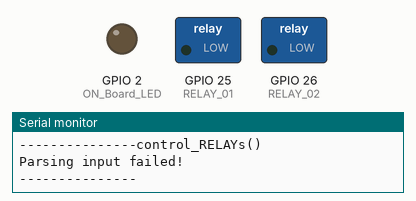
A sketch run on a simulated ESP32. Parts: switched loads named in the sketch (green lamp = pin HIGH), output pins drawn as LEDs (lit = HIGH), the last lines printed to the serial monitor. WiFi joins after 1.5 s; servers stay silent unless stated; uploads are accepted with an empty reply.

Above: at 6.2 s.
At 12.21 s:
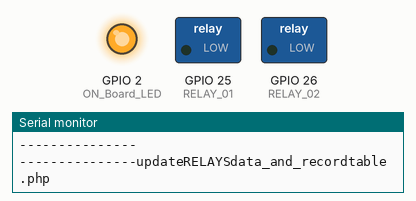
Timing chart, 0 to 12.5 s (numbered marks = the images above):
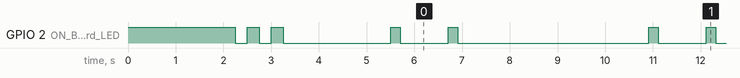

The sketch:

controlRelays.ino
```cpp
#include <WiFi.h>
#include <HTTPClient.h>
#include <Arduino_JSON.h>

// Defines the Digital Pin of the "On Board LED".
#define ON_Board_LED 2

// Defines GPIO 13 as RELAY_1.
#define RELAY_01 25

// Defines GPIO 12 as RELAY_2.
#define RELAY_02 26


const char* ssid = "Anhtony";
const char* password = "123456789";

//======================================== Variables for HTTP POST request data.
String postData = ""; //--> Variables sent for HTTP POST request data.
String payload = "";  //--> Variable for receiving response from HTTP POST.

void control_RELAYs() {
  Serial.println();
  Serial.println("---------------control_RELAYs()");
  JSONVar myObject = JSON.parse(payload);

  // JSON.typeof(jsonVar) can be used to get the type of the var
  if (JSON.typeof(myObject) == "undefined") {
    Serial.println("Parsing input failed!");
    Serial.println("---------------");
    return;
  }

  if (myObject.hasOwnProperty("RELAY_01")) {
    Serial.print("myObject[\"RELAY_01\"] = ");
    Serial.println(myObject["RELAY_01"]);
  }

  if (myObject.hasOwnProperty("RELAY_02")) {
    Serial.print("myObject[\"RELAY_02\"] = ");
    Serial.println(myObject["RELAY_02"]);
  }

  if(strcmp(myObject["RELAY_01"], "ON") == 0)   {digitalWrite(RELAY_01, HIGH);  Serial.println("RELAY 01 ON"); }
  if(strcmp(myObject["RELAY_01"], "OFF") == 0)  {digitalWrite(RELAY_01, LOW);   Serial.println("RELAY 01 OFF");}
  if(strcmp(myObject["RELAY_02"], "ON") == 0)   {digitalWrite(RELAY_02, HIGH);  Serial.println("RELAY 02 ON"); }
  if(strcmp(myObject["RELAY_02"], "OFF") == 0)  {digitalWrite(RELAY_02, LOW);   Serial.println("RELAY 02 OFF");}

  Serial.println("---------------");
}

void setup() {
  // put your setup code here, to run once:

  Serial.begin(115200); //--> Initialize serial communications with the PC.

  pinMode(ON_Board_LED,OUTPUT); //--> On Board LED port Direction output.
  pinMode(RELAY_01,OUTPUT); //--> LED_01 port Direction output.
  pinMode(RELAY_02,OUTPUT); //--> LED_02 port Direction output.

  digitalWrite(ON_Board_LED, HIGH); //--> Turn on Led On Board.


  delay(2000);

  digitalWrite(ON_Board_LED, LOW); //--> Turn off Led On Board.


  //---------------------------------------- Make WiFi on ESP32 in "STA/Station" mode and start connecting to WiFi Router/Hotspot.
  WiFi.mode(WIFI_STA);
  WiFi.begin(ssid, password);
  //----------------------------------------

  Serial.println();
  Serial.println("-------------");
  Serial.print("Connecting");

  //---------------------------------------- The process of connecting the WiFi on the ESP32 to the WiFi Router/Hotspot.
  // The process timeout of connecting ESP32 with WiFi Hotspot / WiFi Router is 20 seconds.
  // If within 20 seconds the ESP32 has not been successfully connected to WiFi, the ESP32 will restart.
  // I made this condition because on my ESP32, there are times when it seems like it can't connect to WiFi, so it needs to be restarted to be able to connect to WiFi.

  int connecting_process_timed_out = 20; //--> 20 = 20 seconds.
  connecting_process_timed_out = connecting_process_timed_out * 2;
  while (WiFi.status() != WL_CONNECTED) {
    Serial.print(".");
    //........................................ Make the On Board Flashing LED on the process of connecting to the wifi router.
    digitalWrite(ON_Board_LED, HIGH);
    delay(250);
    digitalWrite(ON_Board_LED, LOW);
    delay(250);
    //........................................

    //........................................ Countdown "connecting_process_timed_out".
    if(connecting_process_timed_out > 0) connecting_process_timed_out--;
    if(connecting_process_timed_out == 0) {
      delay(1000);
      ESP.restart();
    }
    //........................................
  }
  //----------------------------------------

  digitalWrite(ON_Board_LED, LOW); //--> Turn off the On Board LED when it is connected to the wifi router.

  //---------------------------------------- If successfully connected to the wifi router, the IP Address that will be visited is displayed in the serial monitor
  Serial.println();
  Serial.print("Successfully connected to : ");
  Serial.println(ssid);
  //Serial.print("IP address: ");
  //Serial.println(WiFi.localIP());
  Serial.println("-------------");
  delay(2000);
}


void loop() {
  // put your main code here, to run repeatedly

  //---------------------------------------- Check WiFi connection status.
  if(WiFi.status()== WL_CONNECTED) {
    HTTPClient http;  //--> Declare object of class HTTPClient.
    int httpCode;     //--> Variables for HTTP return code.

    //........................................ Process to get RELAYs data from database to control RELAYs.
    postData = "id=esp32_02";
    payload = "";

    digitalWrite(ON_Board_LED, HIGH);
    Serial.println();
    Serial.println("---------------getDataRelay.php");

    http.begin("http://172.20.10.2/loginSystem/relay/getDataRelay.php");  //--> Specify request destination
    http.addHeader("Content-Type", "application/x-www-form-urlencoded");        //--> Specify content-type header

    httpCode = http.POST(postData); //--> Send the request
    payload = http.getString();     //--> Get the response payload

    Serial.print("httpCode : ");
    Serial.println(httpCode); //--> Print HTTP return code
    Serial.print("payload  : ");
    Serial.println(payload);  //--> Print request response payload

    http.end();  //--> Close connection
    Serial.println("---------------");
    digitalWrite(ON_Board_LED, LOW);
    //........................................

    // Calls the control_LEDs() subroutine.
    control_RELAYs();

    delay(1000);


    //........................................ The process of sending the state of the RELAYs to the database.
    String RELAY_01_State = "";
    String RELAY_02_State = "";

    if (digitalRead(RELAY_01) == 1) RELAY_01_State = "ON";
    if (digitalRead(RELAY_01) == 0) RELAY_01_State = "OFF";
    if (digitalRead(RELAY_02) == 1) RELAY_02_State = "ON";
    if (digitalRead(RELAY_02) == 0) RELAY_02_State = "OFF";

    postData = "id=esp32_02";
    postData += "&relay_01=" + RELAY_01_State;
    postData += "&relay_02=" + RELAY_02_State;
    payload = "";

    digitalWrite(ON_Board_LED, HIGH);
    Serial.println();
    Serial.println("---------------updateRELAYSdata_and_recordtable.php");
    // Example : http.begin("http://192.168.0.0/ESP32_MySQL_Database/Final/updateDHT11data_and_recordtable.php");
    http.begin("http://172.20.10.2/loginSystem/relay/updateRELAYSdata_and_recordtable.php");  //--> Specify request destination
    http.addHeader("Content-Type", "application/x-www-form-urlencoded");  //--> Specify content-type header

    httpCode = http.POST(postData); //--> Send the request
    payload = http.getString();  //--> Get the response payload

    Serial.print("httpCode : ");
    Serial.println(httpCode); //--> Print HTTP return code
    Serial.print("payload  : ");
    Serial.println(payload);  //--> Print request response payload

    http.end();  //Close connection
    Serial.println("---------------");
    digitalWrite(ON_Board_LED, LOW);
    //........................................

    delay(4000);
  }

}
```

Measured:
- by itself, GPIO 2 (ON_Board_LED): HIGH → LOW at 2.3 s, → HIGH 0.25 s later, → LOW 0.25 s later, → HIGH 0.25 s later, … (98 changes in this stretch)
- by itself, everything shown: repeats every 5.4 s, in 4 steps
